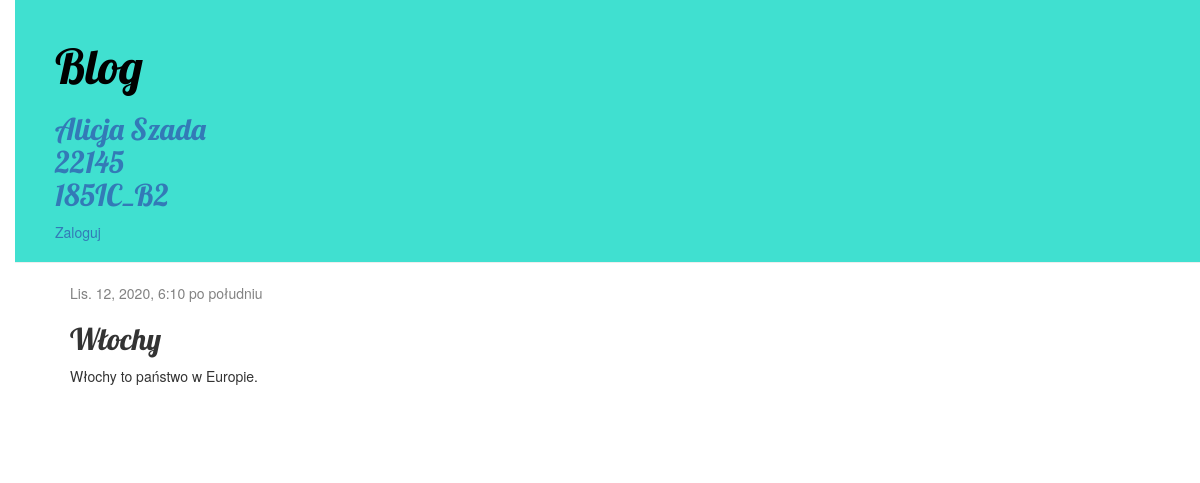
Screenshot of /post/3/ with the database file from the repository.
### blog/models.py (models this page shows, shortened)
class Post(models.Model):
    author = models.ForeignKey('auth.User', on_delete=models.CASCADE)
    title = models.CharField(max_length=200)
    text = models.TextField()
    created_date = models.DateTimeField(
            default=timezone.now)
    published_date = models.DateTimeField(
            blank=True, null=True)

### blog/views.py (the view)
# urls.py: path('post/<int:pk>/', views.post_detail, name='post_detail'),
def post_detail(request, pk):
    post = get_object_or_404(Post, pk=pk)
    return render(request, 'blog/post_detail.html', {'post': post})

### blog/templates/blog/post_detail.html (shortened to what this page needs)
{% extends 'blog/base.html' %}
{% block content %}
    <div class="post">
        {% if post.published_date %}
            <div class="date">
                {{ post.published_date }}
            </div>
        {% endif %}
        <h2>{{ post.title }}</h2>
        <p>{{ post.text|linebreaksbr }}</p>
    </div>
{% endblock %}

### static/css/blog-css.css (style rules this page uses)
body { padding-left: 15px; }
h1, h2, h3, h4 { font-family: 'Lobster', cursive; }
.date { color: #828282; }
.post { margin-bottom: 70px; }

### rows the page displays
Post: published_date "Lis. 12, 2020, 6:10 po południu", title "Włochy", text "Włochy to państwo w Europie."
